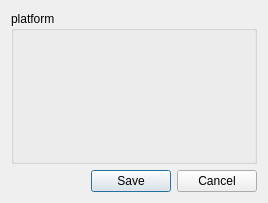
<?xml version="1.0" encoding="UTF-8"?>
<ui version="4.0">
 <class>ControlsWidget</class>
 <widget class="QDialog" name="ControlsWidget">
  <property name="geometry">
   <rect>
    <x>0</x>
    <y>0</y>
    <width>268</width>
    <height>203</height>
   </rect>
  </property>
  <property name="windowTitle">
   <string>Controls</string>
  </property>
  <layout class="QVBoxLayout" name="verticalLayout">
   <item>
    <layout class="QHBoxLayout" name="players">
     <item>
      <widget class="QGroupBox" name="platform">
       <property name="title">
        <string>platform</string>
       </property>
       <layout class="QFormLayout" name="formLayout"/>
      </widget>
     </item>
    </layout>
   </item>
   <item>
    <widget class="QDialogButtonBox" name="buttonBox">
     <property name="orientation">
      <enum>Qt::Horizontal</enum>
     </property>
     <property name="standardButtons">
      <set>QDialogButtonBox::Cancel|QDialogButtonBox::Save</set>
     </property>
    </widget>
   </item>
  </layout>
 </widget>
 <resources/>
 <connections>
  <connection>
   <sender>buttonBox</sender>
   <signal>accepted()</signal>
   <receiver>ControlsWidget</receiver>
   <slot>accept()</slot>
   <hints>
    <hint type="sourcelabel">
     <x>248</x>
     <y>254</y>
    </hint>
    <hint type="destinationlabel">
     <x>157</x>
     <y>274</y>
    </hint>
   </hints>
  </connection>
  <connection>
   <sender>buttonBox</sender>
   <signal>rejected()</signal>
   <receiver>ControlsWidget</receiver>
   <slot>reject()</slot>
   <hints>
    <hint type="sourcelabel">
     <x>316</x>
     <y>260</y>
    </hint>
    <hint type="destinationlabel">
     <x>286</x>
     <y>274</y>
    </hint>
   </hints>
  </connection>
 </connections>
</ui>
